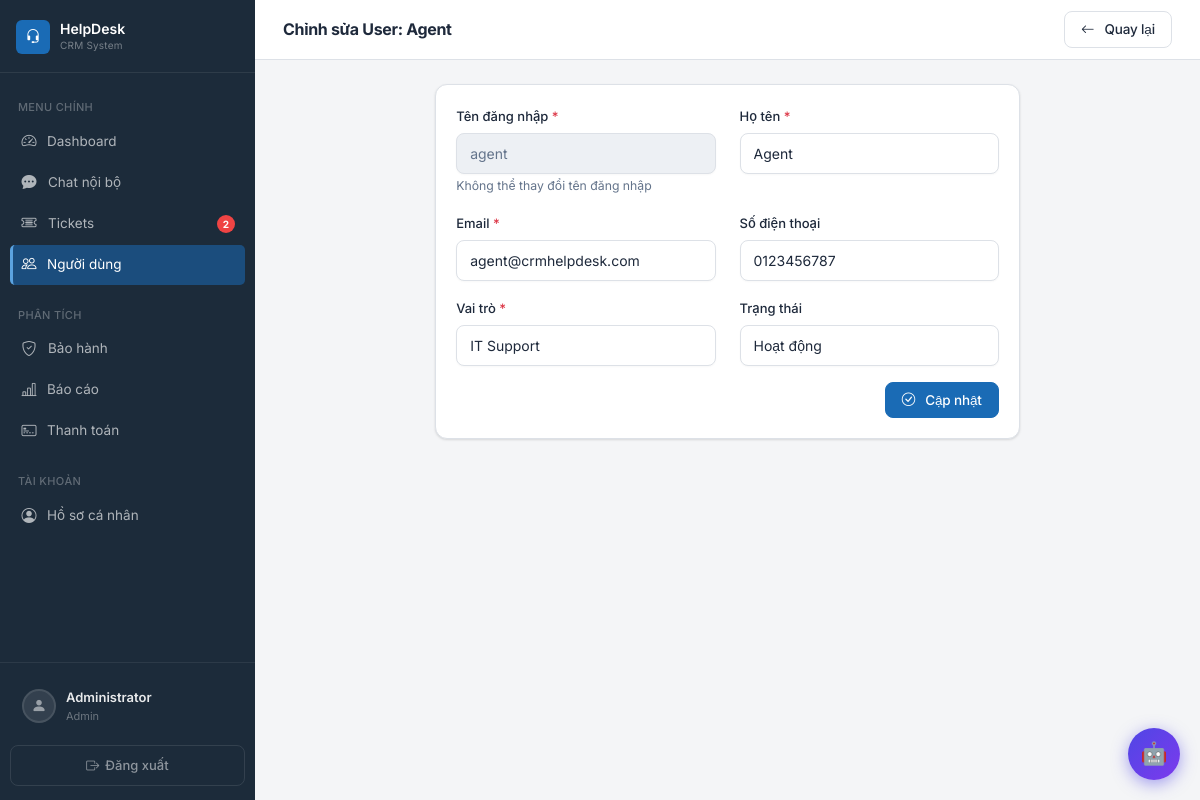
Page /users.php?action=edit&id=3 (signed in) on the committed database.
### tables this page shows
CREATE TABLE IF NOT EXISTS users (
    id INT AUTO_INCREMENT PRIMARY KEY,
    username VARCHAR(50) NOT NULL UNIQUE,
    password VARCHAR(255) NOT NULL,
    fullname VARCHAR(100) NOT NULL,
    email VARCHAR(100) NOT NULL UNIQUE,
    phone VARCHAR(20),
    avatar VARCHAR(255) DEFAULT NULL,
    role_id INT NOT NULL,
    status ENUM('active', 'inactive') DEFAULT 'active',
    created_at TIMESTAMP DEFAULT CURRENT_TIMESTAMP,
    FOREIGN KEY (role_id) REFERENCES roles(id) ON DELETE CASCADE
);

CREATE TABLE IF NOT EXISTS roles (
    id INT AUTO_INCREMENT PRIMARY KEY,
    name VARCHAR(50) NOT NULL UNIQUE,
    hierarchy_level TINYINT UNSIGNED NOT NULL DEFAULT 99
);

### users.php (the view, shortened to what the rows shown need)
<?php
require_once 'includes/auth.php';
require_once 'controllers/userController.php';
requireRole('Admin');
$userController = new UserController();
$action = $_GET['action'] ?? 'list';
$id = $_GET['id'] ?? null;
switch ($action) {
    case 'edit':
        $user = $userController->getUser($id);
        $pageTitle = 'Chỉnh sửa User: ' . $user['fullname'];
        $pageActions = '<a href="users.php" class="btn btn-secondary">
            <i class="bi bi-arrow-left me-1"></i>Quay lại
        </a>';
        $roles = $userController->getRoles();
        $userModel = new User();
        $adminExists = $userModel->countAdmins() >= 1;
        break;
}
include 'includes/header.php';
?>
<?php if ($action === 'list'): ?>
    <div class="card">
        <div class="card-body">
            <?php if (empty($users)): ?>
                <p class="text-muted text-center py-4">Chưa có user nào.</p>
            <?php else: ?>
                <div class="table-responsive">
                    <table class="table table-hover">
                        <thead>
                            <tr>
                                <th>ID</th>
                                <th>Tên đăng nhập</th>
                                <th>Họ tên</th>
                                <th>Email</th>
                                <th>Vai trò</th>
                                <th>Trạng thái</th>
                                <th>Ngày tạo</th>
                                <th>Thao tác</th>
                            </tr>
                        </thead>
                        <tbody>
                            <?php foreach ($users as $user): ?>
                                <tr>
                                    <td><?php echo $user['id']; ?></td>
                                    <td><?php echo htmlspecialchars($user['username']); ?></td>
                                    <td><?php echo htmlspecialchars($user['fullname']); ?></td>
                                    <td><?php echo htmlspecialchars($user['email']); ?></td>
                                    <td>
                                        <span class="badge bg-secondary"><?php echo $user['role_name']; ?></span>
                                    </td>
                                    <td>
                                        <span class="badge bg-<?php echo ($user['status'] === 'active') ? 'success' : 'danger'; ?>">
                                            <?php echo ($user['status'] === 'active') ? 'Hoạt động' : 'Khóa'; ?>
                                        </span>
                                    </td>
                                    <td><?php echo formatDate($user['created_at']); ?></td>
                                    <td>
                                        <div class="btn-group" role="group">
                                            <a href="users.php?action=edit&id=<?php echo $user['id']; ?>" class="btn btn-sm btn-outline-primary" title="Sửa">
                                                <i class="bi bi-pencil"></i>
                                            </a>
                                            <?php if (hasRole('Admin')): ?>
                                                <button type="button" class="btn btn-sm btn-outline-warning" title="Đặt lại mật khẩu"
                                                        data-bs-toggle="modal" data-bs-target="#resetPasswordModal"
                                                        data-user-id="<?php echo (int)$user['id']; ?>"
                                                        data-user-name="<?php echo htmlspecialchars($user['fullname'], ENT_QUOTES); ?>">
                                                    <i class="bi bi-key"></i>
                                                </button>
                                                <?php if ($user['id'] != getCurrentUser()['id']): ?>
                                                    <button type="button" class="btn btn-sm btn-outline-danger" title="Xóa"
                                                            onclick="deleteUser(<?php echo (int)$user['id']; ?>, <?php echo htmlspecialchars(json_encode($user['fullname']), ENT_QUOTES); ?>)">
                                                        <i class="bi bi-trash"></i>
                                                    </button>
                                                <?php endif; ?>
                                            <?php endif; ?>
                                        </div>
                                    </td>
                                </tr>
                            <?php endforeach; ?>
                        </tbody>
                    </table>
                </div>
            <?php endif; ?>
        </div>
    </div>
<?php elseif ($action === 'create' || $action === 'edit'): ?>
    <div class="row justify-content-center">
        <div class="col-md-8">
            <div class="card">
                <div class="card-body">
                    <form method="POST" action="" id="userForm" novalidate>
                        <div class="row">
                            <div class="col-md-6 mb-3">
                                <label for="username" class="form-label">Tên đăng nhập <span class="text-danger">*</span></label>
                                <input type="text" class="form-control" id="username" name="username"
                                       value="<?php echo $action === 'edit' ? htmlspecialchars($user['username']) : (isset($_POST['username']) ? htmlspecialchars($_POST['username']) : ''); ?>"
                                       pattern="[a-zA-Z0-9_]{3,50}"
                                       <?php echo $action === 'edit' ? 'readonly' : 'required'; ?>>
                                <?php if ($action === 'edit'): ?>
                                    <small class="text-muted">Không thể thay đổi tên đăng nhập</small>
                                <?php else: ?>
                                    <div class="invalid-feedback">Chỉ gồm chữ, số, dấu gạch dưới (3–50 ký tự).</div>
                                <?php endif; ?>
                            </div>
                            <div class="col-md-6 mb-3">
                                <label for="fullname" class="form-label">Họ tên <span class="text-danger">*</span></label>
                                <input type="text" class="form-control" id="fullname" name="fullname"
                                       value="<?php echo $action === 'edit' ? htmlspecialchars($user['fullname']) : (isset($_POST['fullname']) ? htmlspecialchars($_POST['fullname']) : ''); ?>"
                                       minlength="2" required>
                            </div>
                        </div>
                        <div class="row">
                            <div class="col-md-6 mb-3">
                                <label for="email" class="form-label">Email <span class="text-danger">*</span></label>
                                <input type="email" class="form-control" id="email" name="email"
                                       value="<?php echo $action === 'edit' ? htmlspecialchars($user['email']) : (isset($_POST['email']) ? htmlspecialchars($_POST['email']) : ''); ?>" required>
                            </div>
                            <div class="col-md-6 mb-3">
                                <label for="phone" class="form-label">Số điện thoại</label>
                                <input type="tel" class="form-control" id="phone" name="phone"
                                       value="<?php echo $action === 'edit' ? htmlspecialchars($user['phone'] ?? '') : (isset($_POST['phone']) ? htmlspecialchars($_POST['phone']) : ''); ?>"
                                       pattern="^(0[3-9][0-9]{8}|[+]?[0-9\s\-]{7,15})$">
                            </div>
                        </div>
                        <div class="row">
                            <div class="col-md-6 mb-3">
                                <label for="role_id" class="form-label">Vai trò <span class="text-danger">*</span></label>
                                <select class="form-select" id="role_id" name="role_id" required>
                                    <?php foreach ($roles as $role): ?>
                                        <?php
                                        $isAdminRole = ($role['name'] === 'Admin');
                                        $isCurrentUserRole = ($action === 'edit' && isset($user) && $user['role_id'] == $role['id']);
                                        if ($isAdminRole && $adminExists && !$isCurrentUserRole) continue;
                                        ?>
                                            <option value="<?php echo $role['id']; ?>"
                                                    <?php echo $isCurrentUserRole || (isset($_POST['role_id']) && $_POST['role_id'] == $role['id']) ? 'selected' : ''; ?>>
                                                <?php echo $role['name']; ?>
                                            </option>
                                    <?php endforeach; ?>
                                </select>
                            </div>
                            <div class="col-md-6 mb-3">
                                <label for="is_active" class="form-label">Trạng thái</label>
                                <select class="form-select" id="status" name="status">
                                    <option value="active" <?php echo ($action === 'edit' && $user['status'] === 'active') || (!isset($_POST['status']) || $_POST['status'] == 'active') ? 'selected' : ''; ?>>Hoạt động</option>
                                </select>
                            </div>
                        </div>
                        <div class="d-flex justify-content-end">
                            <button type="submit" class="btn btn-primary">
                                <i class="bi bi-check-circle me-1"></i><?php echo $action === 'create' ? 'Tạo User' : 'Cập nhật'; ?>
                            </button>
                        </div>
                    </form>
                </div>
            </div>
        </div>
    </div>
<?php endif; ?>
<?php include 'includes/footer.php'; ?>

### includes/header.php (shortened to what the rows shown need)
<!DOCTYPE html>
<html lang="vi">
<head>
    <link href="assets/css/bootstrap.min.css" rel="stylesheet">
    <link href="assets/icons/bootstrap-icons.css" rel="stylesheet">
</head>
<body>
<nav class="sidebar" id="sidebar">
    <div class="sidebar-footer">
        <a href="profile.php" class="sidebar-user">
            <div class="sidebar-user-info">
                <div class="sidebar-user-name"><?php echo htmlspecialchars(getUserDisplayName()); ?></div>
                <div class="sidebar-user-role"><?php echo htmlspecialchars(getUserRoleDisplayName()); ?></div>
            </div>
        </a>
    </div>
</nav>
<div class="main-content">
    <div class="topbar">
        <div class="topbar-title"><?php echo isset($pageTitle) ? htmlspecialchars($pageTitle) : 'Dashboard'; ?></div>
        <div class="topbar-actions">
            <?php if (isset($pageActions)) echo $pageActions; ?>
        </div>
    </div>
    <div class="page-content">

### rows in the picture
users: fullname "Administrator", role.name "Admin"
users: fullname "Chỉnh sửa User: Agent", username "agent", fullname "Agent", email "agent@crmhelpdesk.com", phone "0123456787", role_id "IT Support", status "Hoạt động"

### other values in the picture
$_sidebarBadge "2"
